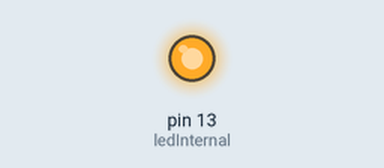
A program run on a simulated Arduino Uno, built with avr-gcc and run on an emulated ATmega328P. Shown: output pins drawn as LEDs (lit = HIGH).

Above: at 1.0 s.
At 27.0 s:
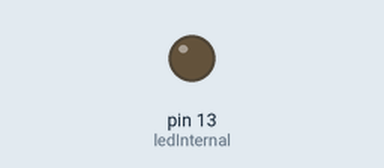
Timing chart, 0 to 31.2 s (numbered marks = the images above):
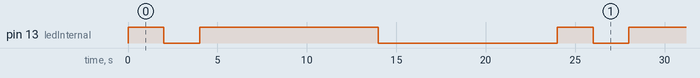

Measured:
- by itself, pin 13 (ledInternal): repeats every 24.0 s: LOW 2.0 s, HIGH 10.0 s, LOW 10.0 s, HIGH 2.0 s
- by itself, everything shown: repeats every 24.0 s, in 4 steps

The program:

main.cpp
```cpp
#include <Arduino.h>
#include <DallasTemperature.h>

#define ledInternal 13
#define pinDS18 2

OneWire oneWire(pinDS18);  //Pin number for DS18B20 temperature sensor
DallasTemperature sensors(&oneWire);

// --- TEMPERATURE ---
float Temperature() {
    sensors.requestTemperatures();             //Fetch temperatures
    float tempC = sensors.getTempCByIndex(0);  //And load variable with correct data
    delay(100);
    return tempC;
}

// --- BLINK BABY ---
void blinkBaby(int secondDelay) {
    int usecond = secondDelay * 1000;

    digitalWrite(ledInternal, HIGH);
    delay(usecond);
    digitalWrite(ledInternal, LOW);
    delay(usecond);
}

// --- SETUP ---
void setup() {
    pinMode(ledInternal, OUTPUT);
    sensors.setResolution(10);  //For DS18B20  Sensor
}

// --- LOOP ---
void loop() {
    blinkBaby(2);

    blinkBaby(10);
}
```
